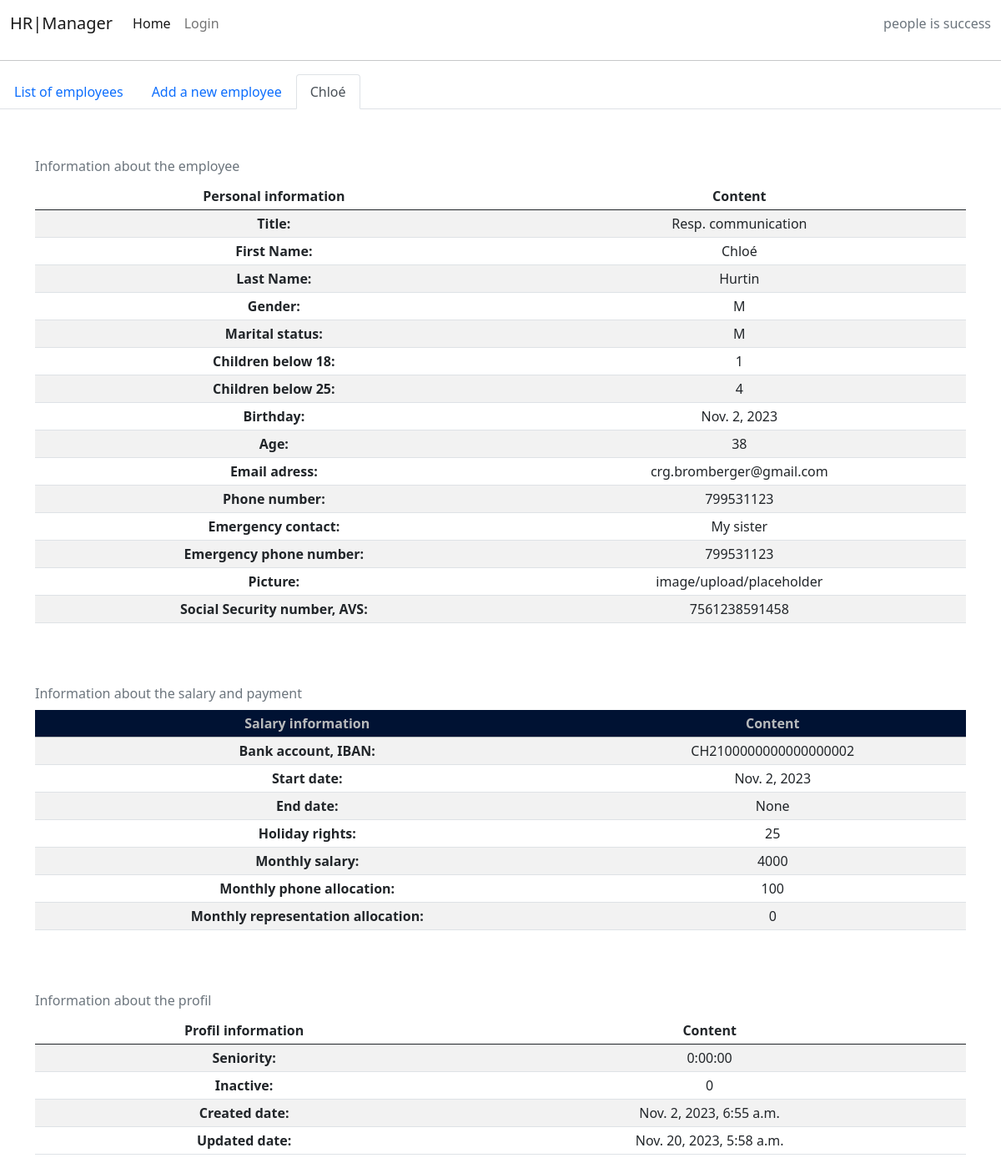
The app's page /employee/3/, older data.
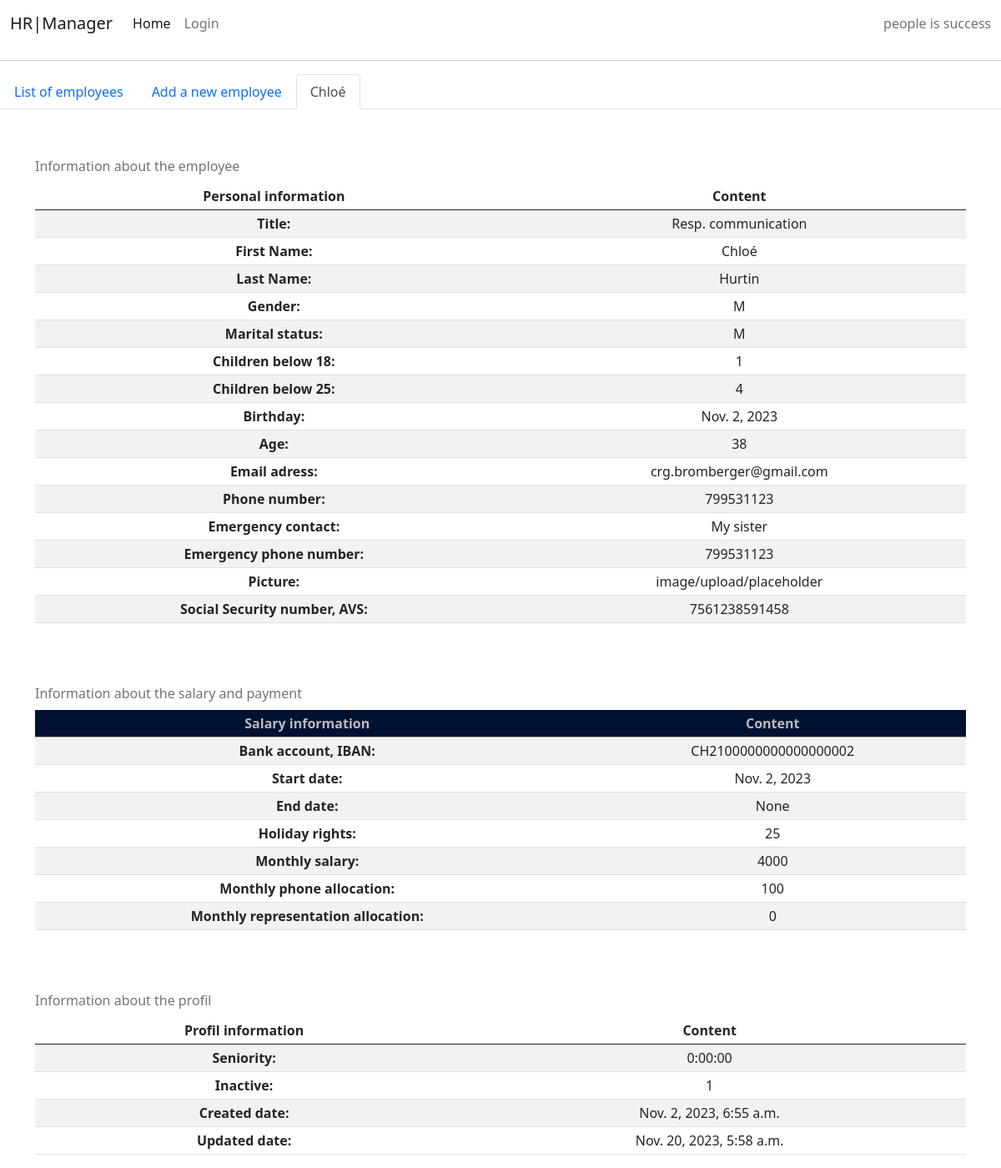
The same page, newer data.
### hrmanager/models.py (models this page shows, shortened)
class Employees(models.Model):
    title = models.CharField(max_length=200, unique=True, default='')
    first_name = models.CharField(max_length=30)
    last_name = models.CharField(max_length=30)
    employees_gender = models.CharField(max_length=1, choices=EMPLOYEES_GENDER)
    employees_marital_status = models.CharField(
        max_length=1, choices=EMPLOYEES_MARITAL_STATUS)
    children_for_allocations_type_1 = models.CharField(
        choices=CHILDREN_BELOW_18, blank=True, max_length=2)
    children_for_allocations_type_2 = models.CharField(
        choices=CHILDREN_BELOW_25, blank=True, max_length=2)
    birth_date = models.DateField(blank=True, null=True)
    employees_age = models.PositiveSmallIntegerField(blank=True, null=True)
    email_adress = models.EmailField(blank=True, null=True)
    phone_number = models.IntegerField(blank=True, null=True)
    emergency_contact = models.CharField(
        max_length=30, blank=True, null=True)
    emergency_phonenumber = models.IntegerField(
        blank=True, null=True)
    employee_picture = CloudinaryField('image', default='placeholder')
    social_security_number = models.CharField(
        max_length=13, unique=True)
    employees_bankaccount = models.CharField(
        max_length=21, blank=True, null=True)
    start_date = models.DateField(blank=True, null=True)
    end_date = models.DateField(blank=True, null=True)
    employees_holiday_rights = models.IntegerField(
        blank=True, null=True, default=0)
    base_monthly_salary = models.IntegerField(blank=True, null=True, default=0)
    LPP_deduction_employee = models.IntegerField(
        blank=True, null=True, default=0)
    LPP_deduction_employer = models.IntegerField(
        blank=True, null=True, default=0)
    employees_phone_allocation = models.PositiveSmallIntegerField(
        blank=True, null=True, default=0)
    employees_representation_allocation = models.PositiveSmallIntegerField(
        blank=True, null=True, default=0)
    expense_report = models.DecimalField(
        max_digits=5, decimal_places=2, default=0, blank=True, null=True)
    public_transportation_fees = models.DecimalField(
        max_digits=6, decimal_places=2, default=0, blank=True, null=True)
    extraordinary_salary = models.IntegerField(
        blank=True, null=True, default=0)
    created_date = models.DateTimeField(auto_now_add=True)
    updated_date = models.DateTimeField(auto_now=True)
    seniority = models.DurationField(blank=True, null=True)
    employees_status = models.IntegerField(choices=STATUS, default=0)
    class Meta:
        ordering = ['start_date']
        unique_together = [['first_name', 'last_name']]

### hrmanager/views.py (the view)
# urls.py: path('employee/<int:pk>/', views.EnployeeDetailView.as_view(),
class EnployeeDetailView(generic.DetailView):
    model = Employees
    template_name = 'employee_detail.html'
    context_object_name = 'selected_employee'
    def get_context_data(self, **kwargs):
        context = super().get_context_data(**kwargs)
        context['selected_employee_pk'] = self.object.pk
        return context

### templates/employee_detail.html (shortened to what the changed rows need)
{% extends 'base.html' %} {% block content %}
<div class="masthead">
  <div>
    <ul class="nav nav-tabs">
      <li class="nav-item">
        <a class="nav-link active" aria-current="page" href="#"
          >{{ selected_employee.first_name }}</a
        >
      </li>
    </ul>
  </div>
  <div class="table-responsive container mt-5">
    <table
      class="table table-striped table-sm align-middle caption-top text-center"
    >
      <caption>
        Information about the employee
      </caption>
      <thead>
        <tr>
          <th scope="col">Personal information</th>
          <th scope="col">Content</th>
        </tr>
      </thead>
      <tbody>
        <tr>
          <th scope="row">Title:</th>
          <td>{{ selected_employee.title }}</td>
        </tr>
        <tr>
          <th scope="row">First Name:</th>
          <td>{{ selected_employee.first_name }}</td>
        </tr>
        <tr>
          <th scope="row">Last Name:</th>
          <td>{{ selected_employee.last_name }}</td>
        </tr>
        <tr>
          <th scope="row">Gender:</th>
          <td>{{ selected_employee.employees_gender }}</td>
        </tr>
        <tr>
          <th scope="row">Marital status:</th>
          <td>{{ selected_employee.employees_marital_status }}</td>
        </tr>
        <tr>
          <th scope="row">Children below 18:</th>
          <td>{{ selected_employee.children_for_allocations_type_1 }}</td>
        </tr>
        <tr>
          <th scope="row">Children below 25:</th>
          <td>{{ selected_employee.children_for_allocations_type_2 }}</td>
        </tr>
        <tr>
          <th scope="row">Birthday:</th>
          <td>{{ selected_employee.birth_date }}</td>
        </tr>
        <tr>
          <th scope="row">Age:</th>
          <td>{{ selected_employee.employees_age }}</td>
        </tr>
        <tr>
          <th scope="row">Email adress:</th>
          <td>{{ selected_employee.email_adress }}</td>
        </tr>
        <tr>
          <th scope="row">Phone number:</th>
          <td>{{ selected_employee.phone_number }}</td>
        </tr>
        <tr>
          <th scope="row">Emergency contact:</th>
          <td>{{ selected_employee.emergency_contact }}</td>
        </tr>
        <tr>
          <th scope="row">Emergency phone number:</th>
          <td>{{ selected_employee.emergency_phonenumber }}</td>
        </tr>
        <tr>
          <th scope="row">Picture:</th>
          <td>{{ selected_employee.employee_picture }}</td>
        </tr>
        <tr>
          <th scope="row">Social Security number, AVS:</th>
          <td>{{ selected_employee.social_security_number }}</td>
        </tr>
      </tbody>
    </table>
  </div>
  <div class="table-responsive container mt-5">
    <table
      class="table table-striped align-middle table-sm caption-top text-center"
    >
      <caption>
        Information about the salary and payment
      </caption>
      <thead class="financial-color">
        <tr>
          <th scope="col">Salary information</th>
          <th scope="col">Content</th>
        </tr>
      </thead>
      <tbody>
        <tr>
          <th scope="row">Bank account, IBAN:</th>
          <td>{{ selected_employee.employees_bankaccount }}</td>
        </tr>
        <tr>
          <th scope="row">Start date:</th>
          <td>{{ selected_employee.start_date }}</td>
        </tr>
        <tr>
          <th scope="row">End date:</th>
          <td>{{ selected_employee.end_date }}</td>
        </tr>
        <tr>
          <th scope="row">Holiday rights:</th>
          <td>{{ selected_employee.employees_holiday_rights }}</td>
        </tr>
        <tr>
          <th scope="row">Monthly salary:</th>
          <td>{{ selected_employee.base_monthly_salary }}</td>
        </tr>
        <tr>
          <th scope="row">Monthly phone allocation:</th>
          <td>{{ selected_employee.employees_phone_allocation }}</td>
        </tr>
        <tr>
          <th scope="row">Monthly representation allocation:</th>
          <td>{{ selected_employee.employees_representation_allocation }}</td>
        </tr>
      </tbody>
    </table>
  </div>
  <div class="table-responsive container mt-5">
    <table
      class="table table-striped table-sm align-middle caption-top text-center"
    >
      <caption>
        Information about the profil
      </caption>
      <thead>
        <tr>
          <th scope="col">Profil information</th>
          <th scope="col">Content</th>
        </tr>
      </thead>
      <tbody>
        <tr>
          <th scope="row">Seniority:</th>
          <td>{{ selected_employee.seniority }}</td>
        </tr>
        <tr>
          <th scope="row">Inactive:</th>
          <td>{{ selected_employee.employees_status }}</td>
        </tr>
        <tr>
          <th scope="row">Created date:</th>
          <td>{{ selected_employee.created_date }}</td>
        </tr>
        <tr>
          <th scope="row">Updated date:</th>
          <td>{{ selected_employee.updated_date }}</td>
        </tr>
      </tbody>
    </table>
  </div>
</div>
{% endblock content %}

Row changes from the older to the newer data that the page shows:
changed Employees "Chloé": employees_status "0" → "1"
